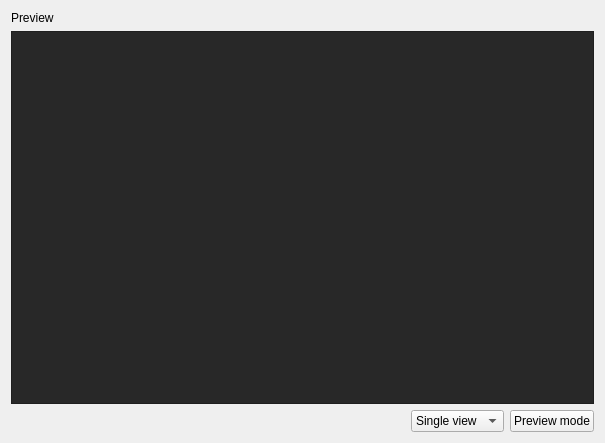
<?xml version="1.0" encoding="UTF-8"?>
<ui version="4.0">
 <class>PreviewWindow</class>
 <widget class="QWidget" name="PreviewWindow">
  <property name="geometry">
   <rect>
    <x>0</x>
    <y>0</y>
    <width>605</width>
    <height>443</height>
   </rect>
  </property>
  <property name="windowTitle">
   <string>Form</string>
  </property>
  <layout class="QVBoxLayout" name="verticalLayout">
   <item>
    <widget class="QLabel" name="PreviwWindowLBL">
     <property name="text">
      <string>Preview</string>
     </property>
    </widget>
   </item>
   <item>
    <widget class="QGraphicsView" name="previewWindowGV">
     <property name="styleSheet">
      <string notr="true">background-color: rgb(40, 40, 40);</string>
     </property>
    </widget>
   </item>
   <item>
    <layout class="QHBoxLayout" name="bottomLO">
     <item>
      <spacer name="horizontalSpacer">
       <property name="orientation">
        <enum>Qt::Horizontal</enum>
       </property>
       <property name="sizeHint" stdset="0">
        <size>
         <width>40</width>
         <height>20</height>
        </size>
       </property>
      </spacer>
     </item>
     <item>
      <widget class="QComboBox" name="modeCB">
       <item>
        <property name="text">
         <string>Single view</string>
        </property>
       </item>
       <item>
        <property name="text">
         <string>Dual view</string>
        </property>
       </item>
       <item>
        <property name="text">
         <string>Quad view</string>
        </property>
       </item>
       <item>
        <property name="text">
         <string>Octo view</string>
        </property>
       </item>
      </widget>
     </item>
     <item>
      <widget class="QPushButton" name="configPB">
       <property name="text">
        <string>Preview mode</string>
       </property>
      </widget>
     </item>
    </layout>
   </item>
  </layout>
 </widget>
 <resources/>
 <connections/>
</ui>
